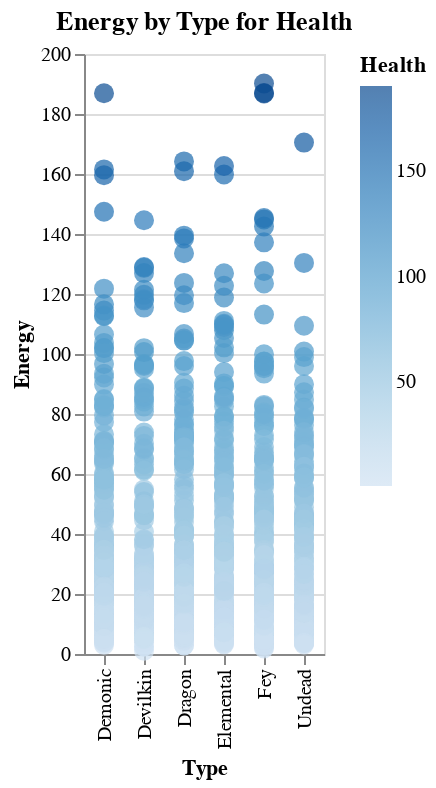

Notebook code cell kept with this figure:
### Code cell
chart(df, 'Type', 'Energy', 'Health')

### Figure 1 — Vega-Lite specification as saved in the notebook (floating-point values rounded to 4 significant figures; data arrays with more than 128 entries replaced by an {"elided": "..."} marker saying what was removed)
{"config": {"view": {"continuousWidth": 300, "continuousHeight": 300}}, "data": {"name": "data-67b532cd79876670d1d6b221f00423bf"}, "mark": {"type": "circle", "size": 100}, "encoding": {"color": {"field": "Health", "type": "quantitative"}, "tooltip": [{"field": "Name", "type": "nominal"}, {"field": "Type", "type": "nominal"}, {"field": "Level", "type": "quantitative"}, {"field": "Rarity", "type": "nominal"}, {"field": "Damage", "type": "nominal"}, {"field": "Health", "type": "quantitative"}, {"field": "Energy", "type": "quantitative"}, {"field": "Sanity", "type": "quantitative"}, {"field": "Timestamp", "type": "nominal"}], "x": {"field": "Type", "type": "nominal"}, "y": {"field": "Energy", "type": "quantitative"}}, "title": "Energy by Type for Health", "$schema": "https://vega.github.io/schema/vega-lite/v5.15.1.json", "datasets": {"data-67b532cd79876670d1d6b221f00423bf": {"elided": "1024 records"}}}
